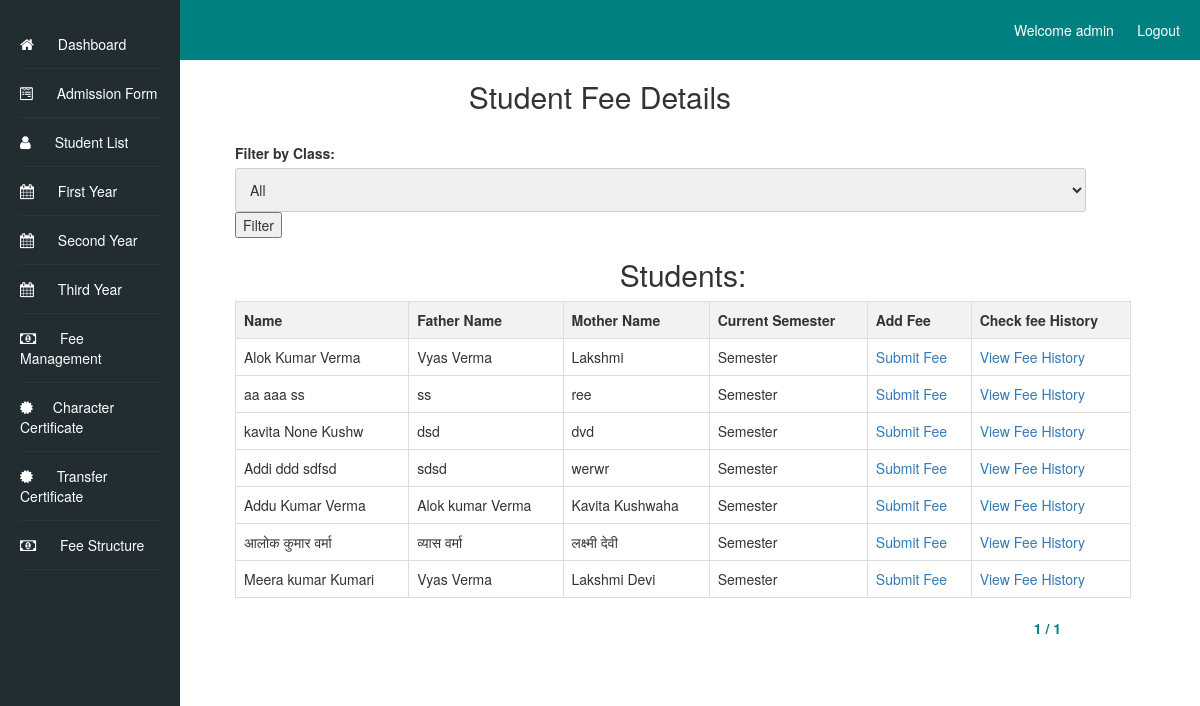
The app's page /fee_management/fee/ (signed in), older data.
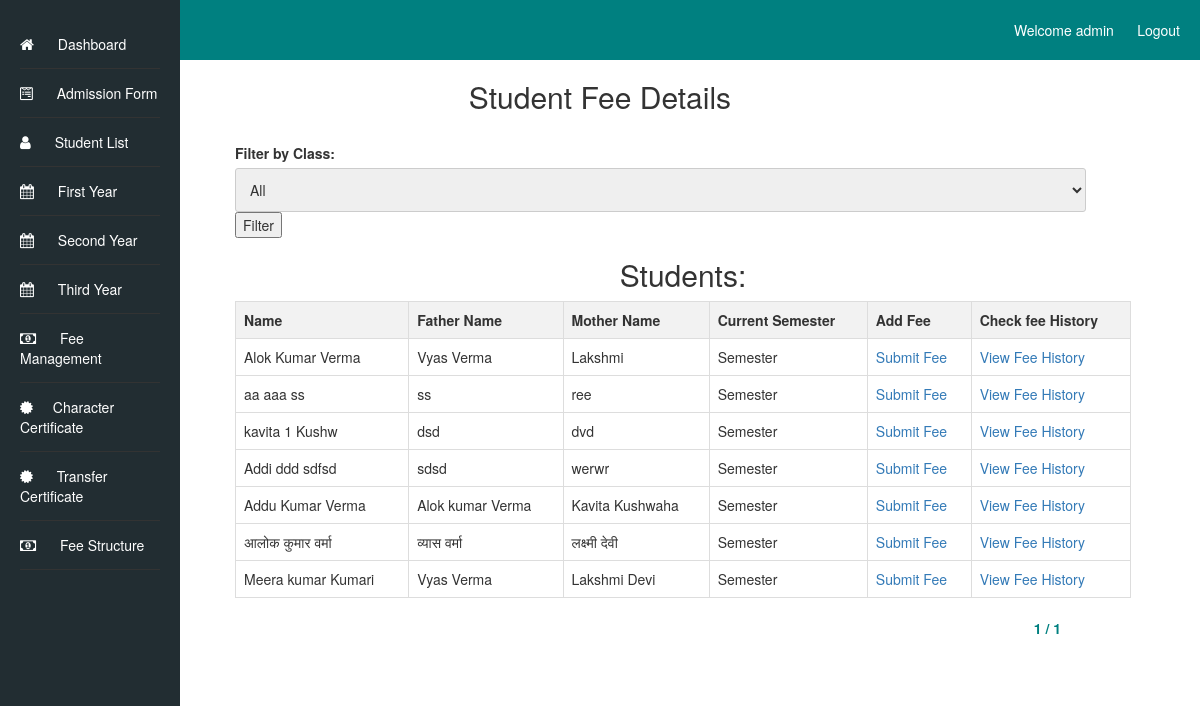
The same page, newer data.
### admissionapp/models.py (models this page shows, shortened)
class AdmissionForm(models.Model):
    first_name = models.CharField(max_length=50)
    middle_name = models.CharField(max_length=50, blank=True,)
    last_name = models.CharField(max_length=50, blank=True,)
    father_name = models.CharField(max_length=100)
    mother_name = models.CharField(max_length=100)
    photo = models.ImageField(upload_to='admission_photos/')
    marks_10th = models.DecimalField(max_digits=5, decimal_places=2)
    marks_12th = models.DecimalField(max_digits=5, decimal_places=2)
    admission_batch = models.CharField(max_length=20)
    school_details_12th = models.TextField()
    school_details_10th = models.TextField()
    address = models.TextField()
    pass_out_year_12th = models.IntegerField()
    pass_out_year_10th = models.IntegerField()
    admission_date = models.DateField()
    caste = models.CharField(max_length=20)
    roll_number_12th = models.CharField(max_length=20)
    roll_number_10th = models.CharField(max_length=20)
    aadhar_number = models.CharField(max_length=12, unique=True)
    mobile_number = models.CharField(max_length=10)
    date_of_birth = models.DateField()
    subjects = models.CharField(max_length=1000)
    registration_number = models.CharField(max_length=20, blank=True)
    current_semester = models.CharField(max_length=20, blank=True)

### fee_management/views.py (the view)
# urls.py: path('fee/', views.fee_detail, name='fee_detail'),
@login_required
def fee_detail(request):
    class_choices = AdmissionForm.objects.values_list('admission_batch', flat=True).distinct()
    selected_class = request.GET.get('class_filter')
    if selected_class:
        class_students = AdmissionForm.objects.filter(admission_batch=selected_class)
    else:
        class_students = AdmissionForm.objects.all()
    page = request.GET.get('page')
    paginator = Paginator(class_students, 20)
    class_students = paginator.get_page(page)
    for student in class_students:
        student_id = student.id
    return render(request, 'fee_management/fee_detail.html', {'class_students': class_students, 'class_choices': class_choices, 'selected_class': selected_class,})

### fee_management/templates/fee_management/fee_detail.html (shortened to what this page needs)
<!DOCTYPE html>
<html lang="en">
<head>
    <link rel="stylesheet" type="text/css" href="/static/styles.css">
    <link rel="stylesheet" href="https://cdnjs.cloudflare.com/ajax/libs/font-awesome/4.7.0/css/font-awesome.min.css">
    <link rel="stylesheet" href="/static/bootstrap.min.css">
</head>
<body>
    <header>
        Welcome {{ user.username }} &nbsp;&nbsp;&nbsp;&nbsp;&nbsp;
        <a href="{% url 'logout' %}?next=/loginapp/logout/">Logout</a>
    </header>
    <h2>Student Fee Details</h2>
    <div class="container-fluid">
        <div class="sidebar">
            <ul class="dashboard_list">
                <li><a href="/dashboard"><i class="fa fa-home" aria-hidden="true"></i> Dashboard</a></li>
                <li><a href="{% url 'admission_form' %}"><i class="fa fa-wpforms" aria-hidden="true"></i> Admission Form</a></li>
                <li><a href="{% url 'student_list' %}"><i class="fa fa-user"></i> Student List</a></li>
                <li><a href="{% url 'first_year' %}"><i class="fa fa-calendar" aria-hidden="true"></i> First Year</a></li>
                <li><a href="{% url 'second_year' %}"><i class="fa fa-calendar" aria-hidden="true"></i> Second Year</a></li>
                <li><a href="{% url 'third_year' %}"><i class="fa fa-calendar" aria-hidden="true"></i> Third Year</a></li>
                <li><a href="{% url 'fee_detail' %}"><i class="fa fa-money" aria-hidden="true"></i> Fee Management</a></li>
                <li><a href="{% url 'student_list_details' %}"><i class="fa fa-certificate" aria-hidden="true"></i>Character Certificate</a></li>
                <li><a href="{% url 'student_list_details_transfer' %}"><i class="fa fa-certificate" aria-hidden="true"></i> Transfer Certificate</a></li>
                <li><a href="{% url 'fee_structure' %}"><i class="fa fa-money" aria-hidden="true"></i> Fee Structure</a></li>
            </ul>
        </div>
        <div class="content">
            <form method="get">
                <label for="class_filter">Filter by Class:</label>
                <select id="class_filter" name="class_filter">
                    <option value="">All</option>
                </select>
                <button type="submit">Filter</button>
            </form>
            {% if class_students %}
            <h2>Students:</h2>
            <table>
                <thead>
                    <tr>
                        <th>Name</th>
                        <th>Father Name</th>
                        <th>Mother Name</th>
                        <th>Current Semester</th>
                        <th>Add Fee</th>
                        <th>Check fee History</th>
                    </tr>
                </thead>
                <tbody>
                    {% for student in class_students %}
                    <tr>
                        <td>{{ student.first_name }} {{ student.middle_name }} {{ student.last_name }} </td>
                        <td>{{ student.father_name }}</td>
                        <td>{{ student.mother_name }}</td>
                        <td>Semester {{ student.current_semester }}</td>
                        <td><a href="{% url 'fee_submission' student.id %}">Submit Fee</a></td>
                        <td><a href="{% url 'fee_history' student.id %}">View Fee History</a></td>
                    </tr>
                    {% endfor %}
                </tbody>
            </table>
            {% else %}
            <p>No students found.</p>
            {% endif %}
            <div class="pagination">
                <span class="step-links">
                    <span class="current-page">{{ class_students.number }} / {{ class_students.paginator.num_pages }}</span>
                </span>
            </div>
        </div>
    </div>
</body>
</html>

Row changes from the older to the newer data that the page shows:
changed AdmissionForm "kavita": middle_name "None" → "1"
